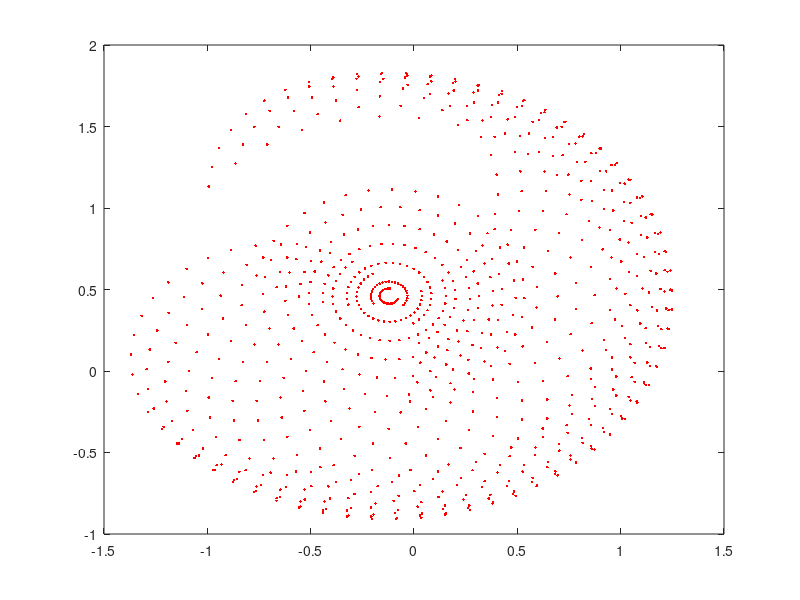

MATLAB code for this plot:
clc;
clear;
close all;
% D-H Parameters
a1 = -0.12; d1 = 0.46; alpha1 = -pi/2  ; theta1 = 0;
a2 = 0.67 ; d2 = 0   ; alpha2 = 0      ; theta2 = -pi/4;
a3 = 0    ; d3 = 0   ; alpha3 = -pi/2  ; theta3 = 3*pi/4;
a4 = 0    ; d4 = 0.7 ; alpha4 = pi/2   ; theta4 = 0;
a5 = 0    ; d5 = 0   ; alpha5 = -pi/2  ; theta5 = pi/2;
a6 = 0    ; d6 = 0   ; alpha6 = 0      ; theta6 = 0;

% Axis Properties
%points
X=[0 0 0.22 0.22 0.22];
Z=[0 0.22 0.22+0.24 0.22+0.24+0.67 0.22+0.24+0.67+0.70];

% Iteration of th2,th3 within maximum and minimum limits
% for theta1_0=  -180:50:180
for theta2_0 = -105:10:145
for theta3_0 = -163:10:150
% theta1=theta1_0*pi/180;
theta2=theta2_0*pi/180;
theta3=theta3_0*pi/180;
A01 = [cos(theta1), -cos(alpha1)*sin(theta1), sin(alpha1)*sin(theta1),a1*cos(theta1);
       sin(theta1), cos(alpha1)*cos(theta1), -sin(alpha1)*cos(theta1),a1*sin(theta1);
       0, sin(alpha1), cos(alpha1),d1;
       0, 0, 0, 1 ];
A12 = [cos(theta2), -cos(alpha2)*sin(theta2), sin(alpha2)*sin(theta2),a2*cos(theta2);
       sin(theta2), cos(alpha2)*cos(theta2), -sin(alpha2)*cos(theta2), a2*sin(theta2);
       0, sin(alpha2), cos(alpha2),d2;
       0, 0, 0, 1 ];
A23 = [cos(theta3), -cos(alpha3)*sin(theta3), sin(alpha3)*sin(theta3),a3*cos(theta3);
       sin(theta3), cos(alpha3)*cos(theta3), -sin(alpha3)*cos(theta3),a3*sin(theta3);
       0, sin(alpha3), cos(alpha3),d3;
       0, 0, 0, 1 ];
A34 = [cos(theta4), -cos(alpha4)*sin(theta4), sin(alpha4)*sin(theta4),a4*cos(theta4);
       sin(theta4), cos(alpha4)*cos(theta4), -sin(alpha4)*cos(theta4), a4*sin(theta4);
       0, sin(alpha4), cos(alpha4),d4;
       0, 0, 0, 1 ];
A45 = [cos(theta5), -cos(alpha5)*sin(theta5), sin(alpha5)*sin(alpha5),a5*cos(alpha5);
       sin(theta5), cos(alpha5)*cos(theta5), -sin(alpha5)*cos(theta5),a5*sin(theta5);
       0, sin(alpha5), cos(alpha5),d5;
       0, 0, 0, 1 ];
A56 = [cos(theta6), -cos(alpha6)*sin(theta6), sin(alpha6)*sin(theta6),a6*cos(theta6);
       sin(theta6), cos(alpha6)*cos(theta6), -sin(alpha6)*cos(theta6),a6*sin(theta6);
       0, sin(alpha6), cos(alpha6),d6;
       0, 0, 0, 1 ];
A06 = A01*A12*A23*A34*A45*A56;
Envelope_1 = plot(A06(1,4), A06(3,4),'r.')
hold 'all'
% drawnow
% pause(.1)
% else
% fail = 1;
% end
end
end